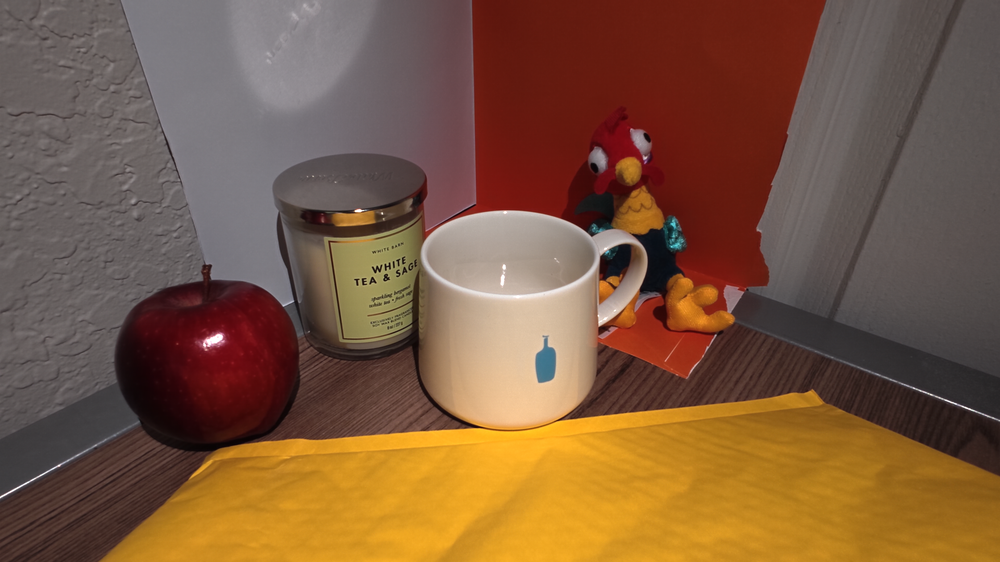
#> input picture lab4/output/direct.png, 1000 x 562 px, shrunk from 1920 x 1080 before the run
$ python make_comparison.py
#> lines starting #> are read from the running program, lines starting #| are printed output that depends on the picture
"""2x2 figure: measured direct/global (top) vs AI direct/global (bottom).

    conda run -n cv python ai_compare/make_comparison.py
"""
from pathlib import Path

import cv2
import matplotlib
matplotlib.use("Agg")
import matplotlib.pyplot as plt

ROOT = Path(__file__).resolve().parent.parent
panels = [("Measured direct", "output/direct.png"), ("Measured global", "output/global.png"),
          ("AI direct", "ai_compare/ai_direct.png"), ("AI global", "ai_compare/ai_global.png")]
fig, axs = plt.subplots(2, 2, figsize=(14, 8.2))
for ax, (title, path) in zip(axs.ravel(), panels):
    ax.imshow(cv2.cvtColor(cv2.imread(str(ROOT / path)), cv2.COLOR_BGR2RGB))
    ax.set_title(title, fontsize=13)
    ax.axis("off")
fig.tight_layout()
fig.savefig(ROOT / "ai_compare" / "comparison.png", dpi=120)
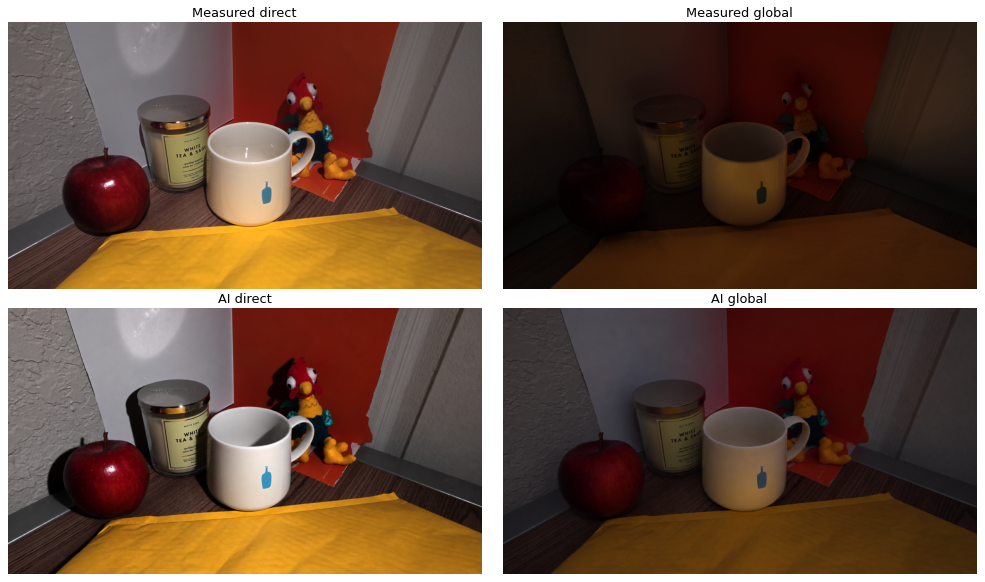
#> figure drawn by matplotlib, 4 panels
print("wrote ai_compare/comparison.png")
